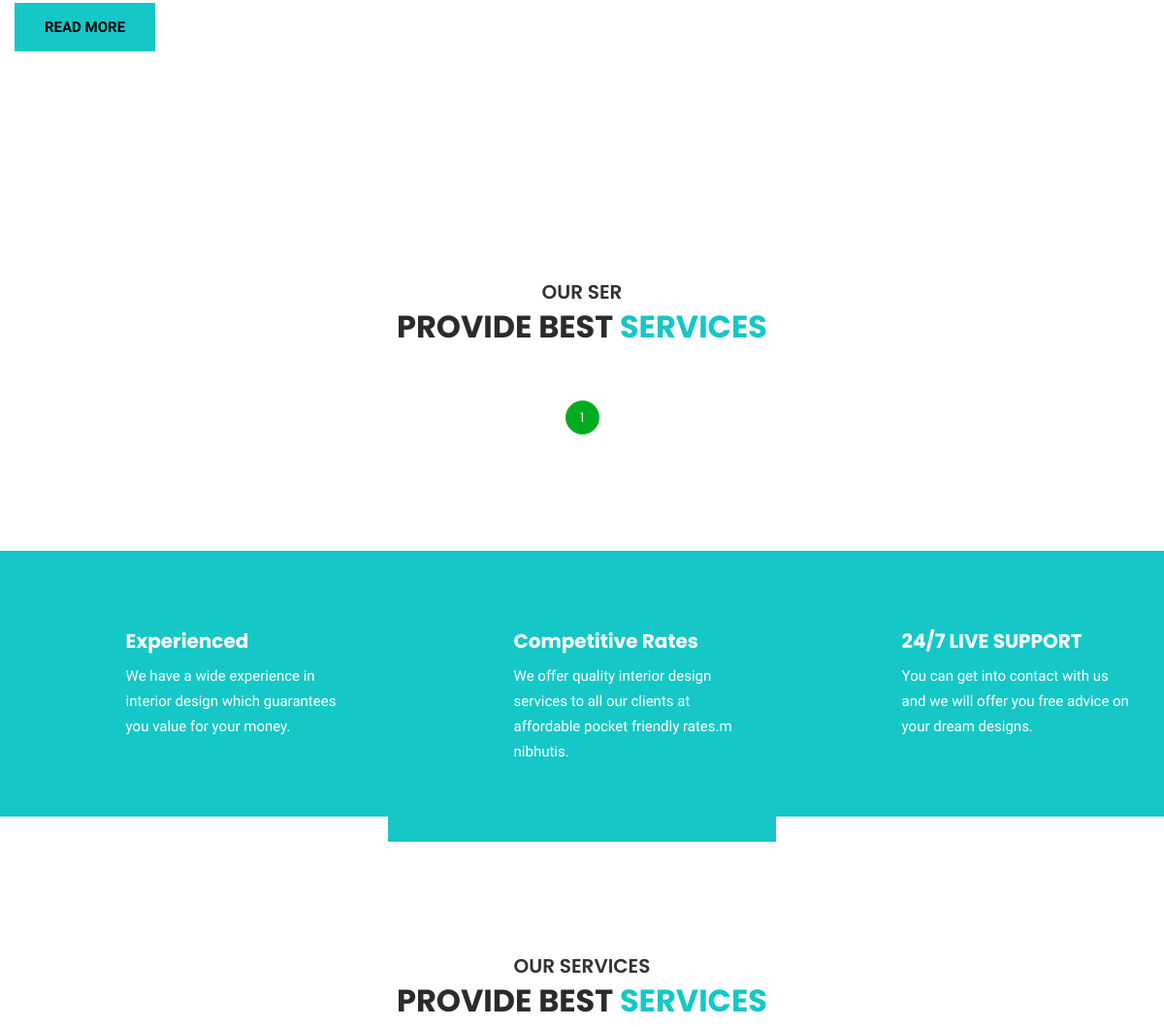
The app's page / (middle part), older data.
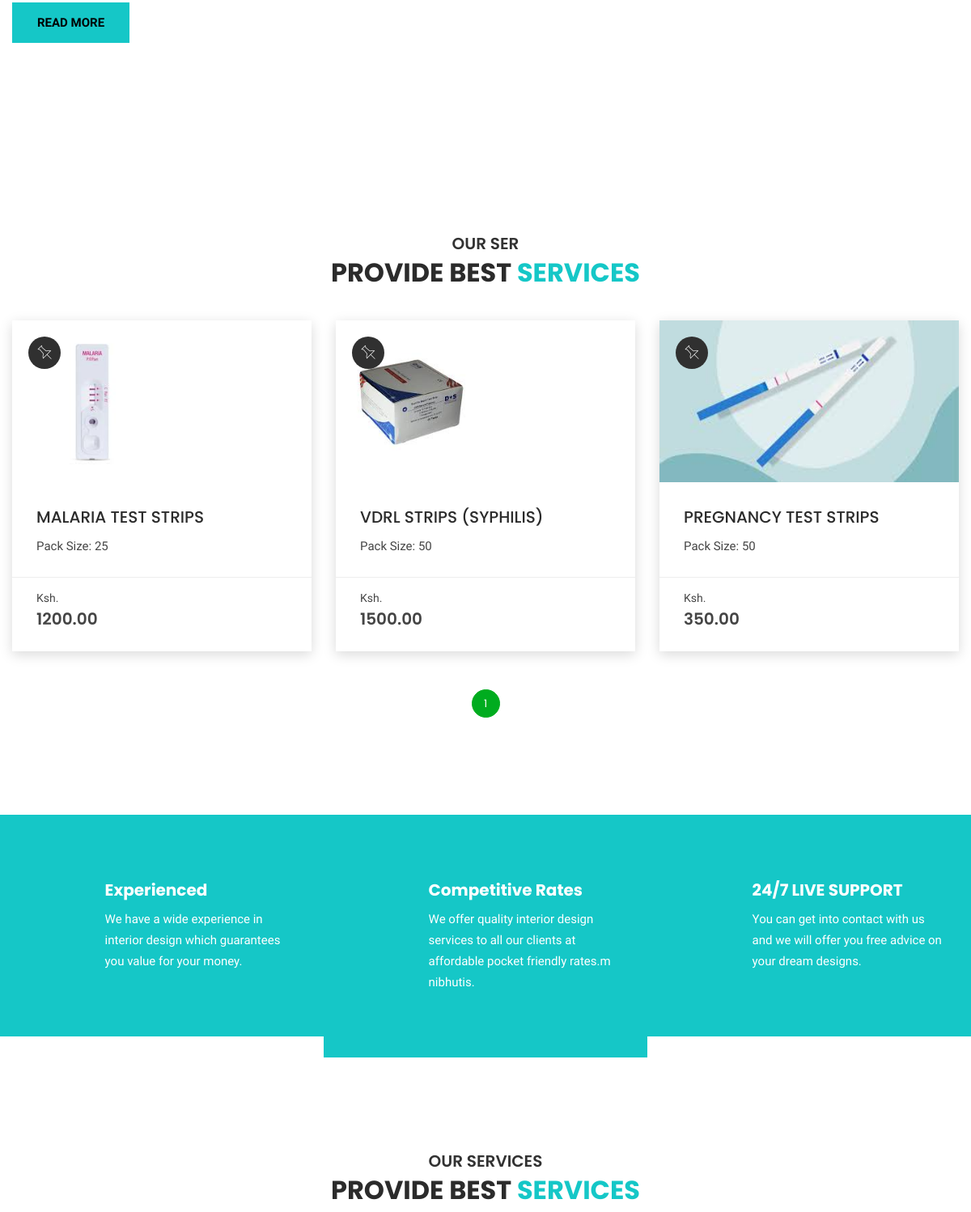
The same page, newer data.
### base/models.py (models this page shows, shortened)
class Product(models.Model):
    name = models.CharField(max_length=255)
    size = models.CharField(max_length=255)
    price = models.DecimalField(max_digits=6, decimal_places=2, null=True)
    image = models.ImageField(upload_to='products/image', null=True)
    updated = models.DateTimeField(auto_now=True)
    created = models.DateTimeField(auto_now_add=True)
    class Meta:
        ordering = ['-updated', '-created']

### base/views.py (the view)
# urls.py: path('', views.home, name='home'),
def home(request):
    services = Service.objects.all()
    teams = Team.objects.all()
    blogs = Blog.objects.all()
    paginator = Paginator(blogs, 3)
    page_number = request.GET.get('page')
    blog_obj = paginator.get_page(page_number)
    products = Product.objects.all()
    paginator = Paginator(products, 9)
    page_number = request.GET.get('page')
    page_obj = paginator.get_page(page_number)
    context = {'services': services, 'blogs': blogs, 'page_obj': page_obj, 'blog_obj': blog_obj, 'teams': teams}
    return render(request, 'base/home.html', context)

### base/models.py (called while the page is built)
    def __str__(self):
        return self.name[0:50]

### base/templates/base/home.html (shortened to what the changed rows need)
{% extends 'main.html' %}
{% block content %}
{% load static %}
<main class="page-content">
     <div class="cr-section pg-blogs-area section-padding--xlg bg--white">
        <div class="container">
            <div class="row justify-content-center">
                <div class="col-lg-8 col-md-10 col-12">
                    <div class="section-title text-center">
                        <h2>PROVIDE BEST
                            <span class="color--theme">SERVICES</span>
                        </h2>
                    </div>
                </div>
            </div>
            <div class="row justify-content-center mt-30-reverse pt-4">
                {% for product in page_obj %}
                <div class="col-lg-4 col-md-6 col-12">
                    <article class="blog sticky">
                        <div class="blog__thumb">
                            <a href="#">
                                <img src="{{product.image.url}}" width="100%" height="200" alt="blog thumb">
                            </a>
                        </div>
                        <div class="blog__content">
                            <div class="blog__content__body">
                                <ul class="blog__content__meta">
                                </ul>
                                <h4>
                                    <a  href="#">{{product.name}}</a>
                                </h4>
                                <p>Pack Size: {{product.size}}</p>
                            </div>
                            <div class="blog__content__footer">
                                <span class="blog__content__author">Ksh. <h4>{{product.price}}</h4></span>
                            </div>
                        </div>
                    </article>
                </div>
                {% endfor %}
            </div>
        </div>
    </div>
    <section id="service-area" class="service-area section-padding--xlg bg--white">
        <div class="container">
            <div class="row justify-content-center">
                <div class="col-lg-8 col-md-10 col-12">
                    <div class="section-title text-center">
                        <h2>PROVIDE BEST
                            <span class="color--theme">SERVICES</span>
                        </h2>
                    </div>
                </div>
            </div>
        </div>
    </section>
</main>
{% endblock %}

Row changes from the older to the newer data that the page shows:
added Product: image (picture), name "MALARIA TEST STRIPS", size "25", price "1200.00"
added Product: image (picture), name "VDRL STRIPS (SYPHILIS)", size "50", price "1500.00"
added Product: image (picture), name "PREGNANCY TEST STRIPS", size "50", price "350.00"
